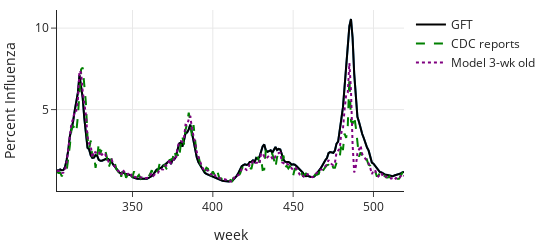

Notebook cell for this chart:
### Markdown cell above
# Example: Google Flu Trends

[Digital epidemiology](https://www.ncbi.nlm.nih.gov/pmc/articles/PMC5754279/), a new subfield of epidemiology, leverages data generated outside the public health system to study patterns of disease and health dynamics in populations.
The Google Flu Trends (GFT) tracking system was one of the earliest examples of digital epidemiology.
In 2007, researchers found that counting the searches people made for flu-related
terms could accurately estimate the number of flu cases.
This apparent success made headlines, and many researchers became excited about the possibilities of big data.
However, GFT did not live up to expectations and was abandoned in 2015.

What went wrong? After all, GFT used millions of digital traces from online queries for terms related to influenza to predict flu activity. Despite initial success, in the 2011–2012 flu season, Google's data scientists found that GFT was not a substitute for the more traditional surveillance reports of three-week-old counts collected by the US Centers for Disease Control and Prevention (CDC) from laboratories across the country. In comparison, GFT overestimated the CDC numbers for 100 out of 108 weeks. Week after week, GFT came in too high for the cases of influenza, even though it was based on big data:

### Code cell
gft_df = pd.read_csv('data/gft.csv', 
                     usecols=['gflu','dlscflu09','degflu09'])

gft_df = gft_df.iloc[302:519]

gft_df['week'] = np.arange(303,520)

fig = px.line(gft_df, x='week', y='gflu', width=550, height=250)

fig.add_trace(go.Scatter(
        x=gft_df['week'], y=gft_df['gflu'],
        mode="lines", name="GFT",
        line=go.scatter.Line(color='black', width=2)))

fig.add_trace(go.Scatter(
        x=gft_df['week'], y=gft_df['dlscflu09'],
        mode="lines", name="CDC reports",
        line=go.scatter.Line(color='green', width=2, dash='dash')))

fig.add_trace(go.Scatter(
        x=gft_df['week'], y=gft_df['degflu09'],
        mode="lines", name="Model 3-wk old",
        line=go.scatter.Line(color='purple', width=2, dash='dot')))
                 
fig.update_yaxes(title_text='Percent Influenza')
fig.show()

### Figure 1 — Plotly figure (JSON) as saved in the notebook; plotly's stock layout.template omitted (floating-point values rounded to 4 significant figures; data arrays with more than 128 entries replaced by an {"elided": "..."} marker saying what was removed)
{"data": [{"hovertemplate": "week=%{x}<br>gflu=%{y}<extra></extra>", "legendgroup": "", "line": {"color": "#1F77B4", "dash": "solid"}, "marker": {"symbol": "circle"}, "mode": "lines", "name": "", "orientation": "v", "showlegend": false, "type": "scatter", "x": {"elided": "217 int values"}, "xaxis": "x", "y": {"elided": "217 float values"}, "yaxis": "y"}, {"line": {"color": "black", "width": 2}, "mode": "lines", "name": "GFT", "type": "scatter", "x": {"elided": "217 int values"}, "y": {"elided": "217 float values"}}, {"line": {"color": "green", "dash": "dash", "width": 2}, "mode": "lines", "name": "CDC reports", "type": "scatter", "x": {"elided": "217 int values"}, "y": {"elided": "217 float values"}}, {"line": {"color": "purple", "dash": "dot", "width": 2}, "mode": "lines", "name": "Model 3-wk old", "type": "scatter", "x": {"elided": "217 int values"}, "y": {"elided": "217 float values"}}], "layout": {"height": 250, "legend": {"tracegroupgap": 0}, "width": 550, "xaxis": {"anchor": "y", "autorange": true, "domain": [0, 1], "range": [303, 519], "title": {"text": "week"}, "type": "linear"}, "yaxis": {"anchor": "x", "autorange": true, "domain": [0, 1], "range": [0.005922, 11.11], "title": {"text": "Percent Influenza"}, "type": "linear"}}}
